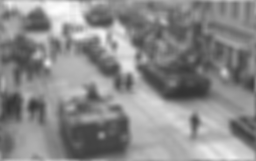
#> input picture DIP_HW2_final/img_gaussian_filter_high.png, 256 x 161 px, shrunk from 549 x 345 before the run, given in place of DIPSourceHW2.jpg, which was not available
$ python practical_part.py
#> lines starting #> are read from the running program, lines starting #| are printed output that depends on the picture; long printed decimals are rounded; pictures that were not available may be replaced by others from this repository, and a replacement may not be noted
import os
import cv2
import numpy as np
import scipy
from sklearn.neighbors import BallTree
from scipy.signal import convolve2d
from scipy import signal, fftpack
from tqdm import tqdm


def generate_gaussian_filter(filter_size):
    range = filter_size / 16
    z = np.linspace(-range, range, filter_size)
    x, y = np.meshgrid(z, z)
    d = np.sqrt(x * x + y * y)
    g = np.exp(-((d) ** 2 / (2.0)))
    g = g / g.sum()
    return g


def generate_sinc_filter(filter_size):
    range = filter_size / 4
    x = np.linspace(-range, range, filter_size)
    xx = np.outer(x, x)
    s = np.sinc(xx)
    s = s / s.sum()
    return s


def create_folders():
    if not os.path.exists("results"):
        os.mkdir("results")


def input_parser():
    # Get the current directory where the Python file is located
    current_directory = os.path.dirname(os.path.abspath(__file__))
    # Define the path to the resources folder
    resources_folder = os.path.join(current_directory, "resources")
    # Check if the resources folder exists
    if os.path.exists(resources_folder) and os.path.isdir(resources_folder):
        original_image = cv2.imread(os.path.join('resources', 'DIPSourceHW2.png'), cv2.IMREAD_GRAYSCALE)

    else:
        original_image = cv2.imread('DIPSourceHW2.jpg', cv2.IMREAD_GRAYSCALE)
#> original_image is the input picture: shape (161, 256); min 51, max 253, mean 137.9

    return original_image


def q1(img, alpha, filter_size):
#> called with alpha = 3, filter_size = 15
    shape_0_res = img.shape[0] % alpha
#> shape_0_res = 2
    shape_1_res = img.shape[1] % alpha
#> shape_1_res = 1
    if shape_0_res != 0:
        img = img[:-shape_0_res, :-shape_1_res]
    filters = {"sinc_filter": generate_sinc_filter(filter_size),
               "gaussian_filter": generate_gaussian_filter(filter_size)}
    image_dict = {}
    for filter_key, filter_value in filters.items():
        img_with_filter = signal.convolve2d(img, filter_value, mode='same', boundary='wrap')
        img_with_filter_low_res = img_with_filter[::alpha, ::alpha]
        image_dict[filter_key + "_l"] = img_with_filter_low_res
        image_dict[filter_key + "_h"] = img_with_filter
        cv2.imwrite(os.path.join("results", f'img_{filter_key}_high.png'), img_with_filter)
        cv2.imwrite(os.path.join("results", f'img_{filter_key}_low.png'), img_with_filter_low_res)
#> this loop made 2 passes
#> pass 1, in q1, `img_with_filter = signal.convolve2d(img, filter_value, mode='same', bo..`:
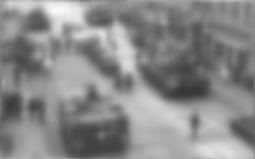
#> img_with_filter: shape (159, 255) float64; min 54.53, max 248, mean 137.7
#> after the loop, image_dict = 4 items
    return image_dict


def generate_down_sample_cnv_mat(img, ratio):
    down_sampled_matrix = np.zeros((np.power(img.shape[0], 2) // np.power(ratio, 2), np.power(img.shape[0], 2)))
    new_img_size = img.shape[0] // ratio

    for i in range(new_img_size):
        for j in range(new_img_size):
            down_sampled_matrix[
                i * new_img_size + j,
                i * new_img_size * (np.power(ratio, 2)) + j * ratio
            ] = 1

    column_indices = np.arange(img.size)
    row_indices = np.arange(img.size)[:, np.newaxis]
    conv_mat = img.reshape(img.size)
    shift_indices = (row_indices + column_indices) % len(conv_mat)
    conv_cyclic = conv_mat[shift_indices]

    return down_sampled_matrix @ conv_cyclic


def generate_R(high_res_patches, alpha):
    R = list()
    for patch in high_res_patches:
        R_j = generate_down_sample_cnv_mat(patch, alpha)
        R.append(R_j)
    return R


def generate_q_vector(low_res_patches):
    q_vec = []
    for patch in low_res_patches:
        q_i = patch.reshape(patch.size)
        q_vec.append(q_i)
    return np.array(q_vec)


def initalize_k_with_delta_function():
    k = fftpack.fftshift(scipy.signal.unit_impulse((filter_size, filter_size)))
    k = k.reshape(k.size)
    return k


def down_sample_example_patches(R, k):
    r_alpha = list()
    for j in range(len(high_res_patches)):
        r_alpha.append(R[j] @ k)
    return np.array(r_alpha)


def find_NNs_and_compute_weights(r_alpha, q_vec, k_neighbors, sigma):
    tree = BallTree(r_alpha, leaf_size=2)
    w = np.zeros((len(q_vec), len(r_alpha)))
    for i, q_i in enumerate(q_vec):
        expand_q_i = np.expand_dims(q_i, 0)
        _, indices = tree.query(expand_q_i, k=k_neighbors)
        for j in indices:
            w[i, j] = np.exp(-0.5 * (pow(np.linalg.norm(q_i - r_alpha[j]), 2)) /
                             (pow(sigma, 2)))

    w_sum = np.sum(w, axis=1)
    for row in range(w.shape[0]):
        row_sum = w_sum[row]
        if row_sum:
            w[row] = w[row] / row_sum

    return w


def normalize_images(image_dict):
    normalized_dict = {}

    for key, image in image_dict.items():
        normalized_image = image / 255.0
        normalized_dict[key] = normalized_image

    return normalized_dict


def generate_C(size):
    a = -1.0
    b = 4.0

    mat_size = pow(size, 2)
    C = np.zeros((mat_size, mat_size))

    start_index_x = 0
    end_index_x = size
    start_index_y = size
    end_index_y = 2 * size

    diag_mat_2 = np.diag(np.full(size, a))
    for i in range(size - 1):
        C[start_index_x:end_index_x, start_index_y:end_index_y] = diag_mat_2
        C[start_index_y:end_index_y, start_index_x:end_index_x] = diag_mat_2

        start_index_x += size
        end_index_x += size
        start_index_y += size
        end_index_y += size

    diag_mat_1 = (
            np.diag(np.full(size, b)) +
            np.diag(np.full(size - 1, a), -1) +
            np.diag(np.full(size - 1, a), 1)
    )

    start_index = 0
    end_index = size

    for i in range(size):
        C[start_index:end_index, start_index:end_index] = diag_mat_1
        start_index += size
        end_index += size

    return C


def update_k(k, w, R, q_vec, sigma, filter_size):
    regular_weight = 0.5
    C = generate_C(filter_size)
    CT_C = C.T @ C
    v = np.zeros_like(k)
    mat = np.zeros((pow(filter_size, 2), pow(filter_size, 2)))

    for i in range(w.shape[0]):
        for j in range(w.shape[1]):
            if not w[i, j]:
                continue
            mat += w[i, j] * R[j].T @ R[j] + CT_C * regular_weight
            v += w[i, j] * R[j].T @ q_vec[i]

    mat = mat / (pow(sigma, 2))
    epsilon = 1e-12
    epsilon_mat = np.eye(k.shape[0]) * epsilon
    k = np.linalg.inv(mat + epsilon_mat) @ v
    return k


def estimate_kernel(high_res_patches, low_res_patches, filter_size, alpha):
    q_vec = generate_q_vector(low_res_patches)
    R = generate_R(high_res_patches, alpha)

    k = initalize_k_with_delta_function()

    sigma = 0.1
    k_neighbors = 5
    T = 6
    bar = tqdm(total=T)
    for _ in range(T):
        r_alpha = down_sample_example_patches(R, k)
        w = find_NNs_and_compute_weights(r_alpha, q_vec, k_neighbors, sigma)
        k = update_k(k, w, R, q_vec, sigma, filter_size)
        bar.update(1)

    k_reshaped = k.reshape((filter_size, filter_size))
    return k_reshaped


def create_patches(image, patch_size=15, step_size=1):
    patches = list()
    vertical_size = int(image.shape[0] - patch_size)
    horizontal_size = int(image.shape[1] - patch_size)

    for i in range(0, vertical_size, step_size):
        for j in range(0, horizontal_size, step_size):
            patch = image[i:i + patch_size, j:j + patch_size]
            patches.append(patch)

    return patches


def wiener(image, psf, K):
    if np.sum(psf):
        psf /= np.sum(psf)
    kernel = fftpack.fft2(psf, shape=image.shape)
    kernel = np.conj(kernel) / (np.power(np.abs(kernel), 2) + K)
    copied_image = np.copy(image)
    fft2_image = fftpack.fft2(copied_image)
    return np.abs(fftpack.ifft2(fft2_image * kernel))


def psnr(image1, image2):
    mse = np.mean(np.power(np.subtract(image1, image2), 2))
    PIXEL_MAX = 1.0
    return 20 * np.log10(PIXEL_MAX) - 10 * np.log10(mse)


if __name__ == '__main__':
    create_folders()
    alpha = 3
    filter_size = 15
    original_image = input_parser()
    print("Question 1...")

    img_dict = q1(original_image, alpha, filter_size)
#> img_dict = 4 items
    img_dict = normalize_images(img_dict)
#> the loop in normalize_images, `for key, image in image_dict.items():` made 4 passes
#> key on passes 1 to 4: 'sinc_filter_l', 'sinc_filter_h', 'gaussian_filter_l', 'gaussian_filter_h'
#> pass 3, in normalize_images, `normalized_image = image / 255.0`:
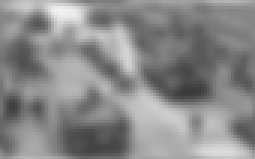
#> normalized_image: shape (53, 85) float64 (shown 3 times larger); min 0.23, max 0.956, mean 0.54
    l_im_sinc_upsample = cv2.resize(img_dict["sinc_filter_l"],
                                    (int(img_dict["sinc_filter_l"].shape[1] * alpha),
                                     int(img_dict["sinc_filter_l"].shape[0] * alpha)))
    l_im_gaussian_upsample = cv2.resize(img_dict["gaussian_filter_l"],
                                        (int(img_dict["gaussian_filter_l"].shape[1] * alpha),
                                         int(img_dict["gaussian_filter_l"].shape[0] * alpha)))

    upsamples = {
        "sinc": l_im_sinc_upsample,
        "gaussian": l_im_gaussian_upsample
    }

    print("Question 2...")
    estimated_k_hat = {}
    kernel_types = ["gaussian", "sinc"]
    for kernel_type in kernel_types:
        print(f"USING kernel_type: {kernel_type}..")
        low_res_patches = create_patches(
            img_dict[f"{kernel_type}_filter_l"],
            patch_size=filter_size // alpha,
            step_size=1
        )
        high_res_patches = create_patches(
            img_dict[f"{kernel_type}_filter_l"],
            patch_size=filter_size,
            step_size=alpha
        )
        estimated_k_hat[kernel_type] = estimate_kernel(high_res_patches, low_res_patches, filter_size, alpha)
#> after the loop, estimated_k_hat = 2 items

    print("Question 3 +4 ...")
    for i, kernel_type in enumerate(kernel_types):
        l_im_estimated_recon = wiener(upsamples[kernel_type], estimated_k_hat[kernel_type], 0.1)
        l_im_wrong_f_recon = wiener(upsamples[kernel_type], estimated_k_hat[kernel_types[np.abs(i - 1)]], 0.1)
        label_of_wrong= f"{kernel_type}_from_{kernel_types[np.abs(i - 1)]}"
        recon_estimated_f_psnr = psnr(l_im_estimated_recon, img_dict[f"{kernel_type}_filter_h"])
        recon_wrong_f_psnr = psnr(l_im_wrong_f_recon, img_dict[f"{kernel_type}_filter_h"])
        print(label_of_wrong, recon_wrong_f_psnr)
        print(f"{kernel_type} estimated from {kernel_type}:", recon_estimated_f_psnr)

        cv2.imwrite(os.path.join("results", f'{kernel_type}_estimated_psnr_{recon_estimated_f_psnr}.png'),
                    l_im_estimated_recon * 255)
        cv2.imwrite(os.path.join("results", f'{kernel_type}_wrong_psnr_{recon_wrong_f_psnr}.png'),
                    l_im_wrong_f_recon * 255)
#> this loop made 2 passes
#> (recon_estimated_f_psnr, recon_wrong_f_psnr) on passes 1 to 2: (21.58, 21.81), (19.99, 19.7)
#| gaussian_from_sinc 21.812
#| gaussian estimated from gaussian: 21.580
#| sinc_from_gaussian 19.704
#| sinc estimated from sinc: 19.992
#> pass 1, `l_im_estimated_recon = wiener(upsamples[kernel_type], estimated_k_hat[..`:
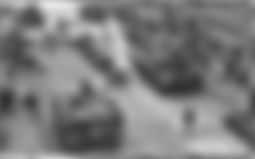
#> l_im_estimated_recon: shape (159, 255) float64; min 0.195, max 0.905, mean 0.491
